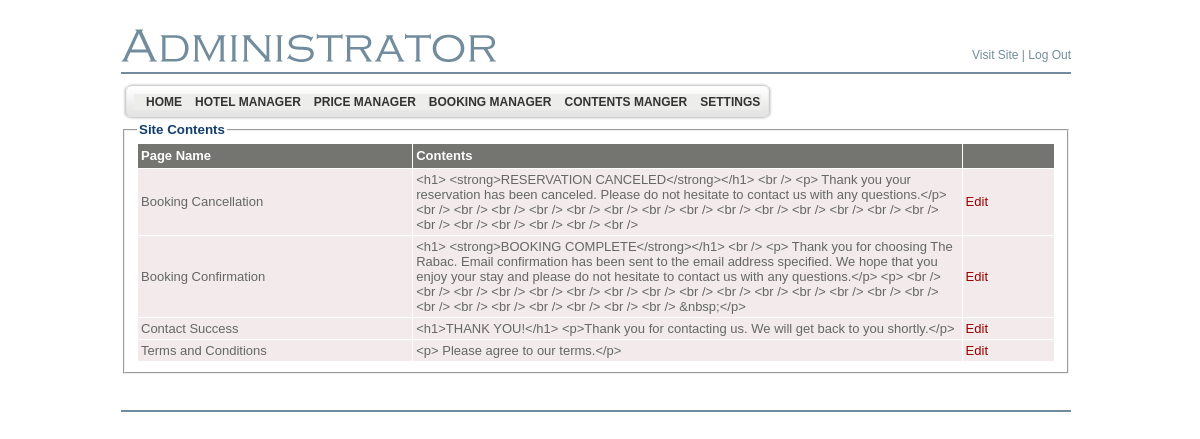
Screenshot of /LiculApartments/admin/contents_list.php (signed in) with the database file from the repository.
### tables this page shows
CREATE TABLE `bsi_adminmenu` (
  `id` int(4) NOT NULL auto_increment,
  `name` varchar(200) NOT NULL default '',
  `url` varchar(200) default NULL,
  `menu_desc` varchar(200) NOT NULL default '',
  `parent_id` int(4) default '0',
  `status` enum('Y','N') default 'Y',
  `ord` int(5) NOT NULL default '0',
  `privileges` int(11) NOT NULL,
  PRIMARY KEY  (`id`),
  UNIQUE KEY `kid` (`name`,`parent_id`)
);

CREATE TABLE `bsi_contents` (
  `id` int(10) unsigned NOT NULL auto_increment,
  `cont_title` varchar(200) NOT NULL default '',
  `contents_en` longtext,
  `contents_hr` longtext,
  `contents_de` longtext,
  `contents_it` longtext,
  `status` enum('Y','N') NOT NULL default 'Y',
  PRIMARY KEY  (`id`),
  UNIQUE KEY `cont_title` (`cont_title`)
);

CREATE TABLE `bsi_language` (
  `id` int(11) NOT NULL auto_increment,
  `language_name` varchar(255) NOT NULL,
  `language_code` varchar(4) NOT NULL,
  `language_file_name` varchar(255) NOT NULL,
  `is_active` tinyint(1) NOT NULL,
  `is_default` tinyint(1) NOT NULL,
  `display_order` int(11) NOT NULL,
  PRIMARY KEY  (`id`),
  UNIQUE KEY `UNQ_lang_cd` (`language_code`)
);

### LiculApartments/includes/Content.class.php (called while the page is built, shortened)
<?php
class Content
{
    public static function fetchFromParameters($params)
    {
		$content = new Content();
		if (isset($params['id']) && is_numeric($params['id']))
		{
		    $content->id = intval($params['id']);
		}
    	if (isset($params['cont_title']))
		{
		    $content->title = trim($params['cont_title']);
		}
		$content->contents = LocalizedText::fetchFromParameters($params, "contents_");
    	if (isset($params['status']))
		{
		    $content->isVisible = strtoupper(trim($params['status'])) == "Y";
		}
		return $content;
    }
	public static function fetchAllFromDb()
    {
    	$contents = array();
		$sql = "SELECT * FROM bsi_contents ORDER BY cont_title";
		$query = mysql_query($sql);
		while ($row = mysql_fetch_assoc($query))
		{
		    $contents[] = Content::fetchFromParameters($row);
		}
		return $contents;
    }
}

### LiculApartments/includes/SystemConfiguration.class.php (called while the page is built, shortened)
<?php
require_once ("KLogger.class.php");
require_once ("LocalizedText.class.php");
require_once ("Language.class.php");
require_once ("Content.class.php");
require_once ("Utilities.class.php");
$loggingDirectory = "./logs/";
$currentDirectory = getcwd();
if (Utilities::stringEndsWith($currentDirectory, "admin"))
{
	$loggingDirectory = "../logs/";
}
$logger = new KLogger($loggingDirectory, KLogger::INFO);
?>

### LiculApartments/includes/Utilities.class.php (called while the page is built, shortened)
<?php
class Utilities
{
	public static function stringEndsWith($string, $test)
	{
	    $strlen = strlen($string);
	    $testlen = strlen($test);
	    return substr_compare($string, $test, -$testlen) === 0;
	}
}
?>

### LiculApartments/includes/KLogger.class.php (called while the page is built, shortened)
<?php
	class KLogger
	{
		public function __construct( $filepath , $priority )
		{
			$this->log_file = $filepath . "log_" . date("Y_m_d") . ".log";
			$this->priority = $priority;
			return;
		}
		private function shouldLog($priority)
		{
			return false;
		}
	}
?>

### LiculApartments/includes/LocalizedText.class.php (called while the page is built, shortened)
<?php
class LocalizedText
{
	private $_textArray = array();
	public function getText($languageCode)
	{
		$languageCode = trim(strtolower($languageCode));
		if (isset($this->_textArray[$languageCode]))
		{
			return $this->_textArray[$languageCode];
		}
		return null;
	}
    public static function fetchFromParameters($params, $fieldPrefix)
    {
    	$localizedText = new LocalizedText($fieldPrefix);
    	foreach ($params as $key => $value)
        {
            if (preg_match('/' . $fieldPrefix . '[A-Za-z]{2}/', $key))
            {
                $languageCode = substr($key, -2);
                $localizedText->_textArray[$languageCode] = trim($value);
            }
        }
        return $localizedText;
    }
}

### LiculApartments/includes/Language.class.php (called while the page is built, shortened)
<?php
class Language
{
	public static function fetchFromParameters($params)
	{
		$language = new Language();
		if (isset($params['id']) && is_numeric($params['id']))
		{
			$language->id = intval($params['id']);
		}
		if (isset($params['language_name']))
		{
			$language->languageName = $params['language_name'];
		}
		if (isset($params['language_code']))
		{
			$language->languageCode = $params['language_code'];
		}
		if (isset($params['language_file_name']))
		{
			$language->fileName = $params['language_file_name'];
		}
		if (isset($params['is_active']))
		{
			$language->isActive = intval($params['is_active']) == 1;
		}
		if (isset($params['is_default']))
		{
			$language->isDefault = intval($params['is_default']) == 1;
		}
		if (isset($params['display_order']))
		{
			$language->displayOrder = intval($params['display_order']);
		}
		return $language;
	}
	public static function fetchDefaultLangauge()
	{
		$language = null;
		$sql = "SELECT * FROM bsi_language WHERE is_default = 1";
		$query = mysql_query($sql);
		if ($row = mysql_fetch_assoc($query))
		{
			$language = Language::fetchFromParameters($row);
		}
		return $language;
	}
}

### LiculApartments/admin/contents_list.php (the view, shortened to what this page needs)
<?php
require_once ("../includes/SystemConfiguration.class.php");
$contents = Content::fetchAllFromDb();
$defaultLanguage = Language::fetchDefaultLangauge();
include ("header.php");
?>
</td>
  </tr>
  <tr>
    <td valign="top" >
    <fieldset>
	    <legend class="TitleBlue11pt">Site Contents</legend>
	    	<table width="100%" cellspacing="1" border="0" cellpadding="3">
				<tr bgcolor="#747471">
					<td scope="col" align="left" width="30%"><b><font color="white"
						face="Verdana, Arial, Helvetica, sans-serif" size="2">Page Name</font></b>
					</td>
					<td scope="col" align="left" width="60%"><b><font color="white"
						face="Verdana, Arial, Helvetica, sans-serif" size="2">Contents</font></b>
					</td>
					<td scope="col" class="bodytext_h" width="10%">&nbsp;</td>
				</tr>
			<?php
					foreach ($contents as $content)
					{
						echo '<tr class="odd" bgcolor="#f2eaeb">' . "\n";
						echo '	<td align="left"><font color="#666666" face="Verdana, Arial, Helvetica, sans-serif" size="2">' . htmlentities($content->title) . '</font></td>' . "\n";
						echo '	<td align="left"><font color="#666666" face="Verdana, Arial, Helvetica, sans-serif" size="2">' . htmlentities($content->contents->getText($defaultLanguage->languageCode)) . '</font></td>' . "\n";
						echo '	<td align="left"><font color="#666666" face="Verdana, Arial, Helvetica, sans-serif" size="2">';
						echo '<a href="content_editor.php?id=' . $content->id . '" style="text-decoration:none"><font color="#990000"  face="Verdana, Arial, Helvetica, sans-serif" size="2" >Edit</font></a></td>' . "\n";
						echo "</tr>\n";	;
					}
			?>
			</table>
    </fieldset>
    </td>
  </tr>
  <?php include("footer.php"); ?>
</table>
</body>
</html>

### LiculApartments/admin/header.php (shortened to what this page needs)
<!DOCTYPE html PUBLIC "-//W3C//DTD XHTML 1.0 Transitional//EN" "http://www.w3.org/TR/xhtml1/DTD/xhtml1-transitional.dtd">
<html xmlns="http://www.w3.org/1999/xhtml">
<head>
	<link href="style.css" rel="stylesheet" type="text/css" />
	<link href="style1.css" rel="stylesheet" type="text/css">
</head>
<body>
<table align="center" width="950" border="0" cellspacing="0"
	cellpadding="0">
	<tr>
		<td width="366">&nbsp;</td>
		<td width="584">&nbsp;</td>
	</tr>
	<tr>
		<td align="left" valign="bottom"><img src="images/adminis.gif" alt="" /></td>
		<td align="right" valign="bottom" class="bodyMenutext8pt"><a
			href="../index.php" target="_blank" class="bodyMenutext8pt">Visit
		Site</a> | <a href="logout.php" class="bodyMenutext8pt">Log Out</a></td>
	</tr>
	<tr>
		<td height="10"></td>
		<td></td>
	</tr>
	<tr>
		<td colspan="2" height="2" bgcolor="#718d9d"></td>
	</tr>
</table>
<table align="center" width="950" border="0" cellspacing="0" cellpadding="0">
	<tr>
		<td height="8"></td>
	</tr>
	<tr>
		<td align="left">
		<table border="0" style="background-image: url(images/menu_tile.gif);"
			cellspacing="0" cellpadding="0">
			<tr>
				<td><img src="images/menubar_left.gif" alt="" width="13" height="40" /></td>
				<td align="left" class="bodytext8pt">
				<div class="sample1">
				<div class="horz_menu">
<?php
$sql_parent = mysql_query("select * from bsi_adminmenu where parent_id=0 and status='Y' order by ord");
while ($row_parent = mysql_fetch_array($sql_parent))
{
	echo "<a id=\"" . $row_parent[0] . "\"      href=\"" . $row_parent[2] . "\">&nbsp;&nbsp;&nbsp;" . $row_parent[1] . "</a>";
}
?>
<br clear="both" />
				</div>
</div>
				</td>
				<td><img src="images/menubar_right.gif" alt="" width="13"
					height="40" /></td>
			</tr>
		</table>

### LiculApartments/admin/style.css (style rules this page uses)
.bodytext8pt { color: #000000; font-family: 'Tahoma', 'Arial', 'Verdana'; font-size: 8pt; font-weight: normal; margin: 0; line-height: 120% }
.TitleBlue11pt { color: #113E6D; font-family: 'Trebuchet MS', 'Tahoma', 'Arial', 'Verdana'; font-size: 10pt; font-weight: bold; margin: 0; }
.bodyMenutext8pt { color: #718d9d; font-family: 'Verdana', 'Tahoma', 'Arial'; font-size: 12px; font-weight: normal; margin: 0; }
a.bodyMenutext8pt { color: #718d9d; font-weight: normal; text-decoration: none }
body { margin-top: 00; margin-bottom: 0; margin-left: 0; background-color: #FFFFFF; background-repeat: repeat-x; background-position; 0 0 }
a:link { text-decoration:none; font-color: #990000; font-family: Verdana, Arial, Helvetica, sans-serif; font-size: 2; }

### LiculApartments/admin/style1.css (style rules this page uses)
div.horz_menu a { display: block; float: left; }
div.sample1 div.horz_menu a, div.sample1 div.vert_menu a { padding: 1px 0px 1px 0px; background:#ededec; width:inherit; padding:2px; text-decoration: none; font-family:Arial, Helvetica, sans-serif; font-weight: 900; font-size: 12px; color: #333333; }
div.sample1 div.horz_menu a { margin-right: -1px; width:auto; }
a:link { text-decoration:none; font-color: #990000; font-family: Verdana, Arial, Helvetica, sans-serif; font-size: 2; }

### rows the page displays
bsi_adminmenu: name "HOME"
bsi_adminmenu: name "HOTEL MANAGER"
bsi_adminmenu: name "PRICE MANAGER"
bsi_adminmenu: name "BOOKING MANAGER"
bsi_adminmenu: name "CONTENTS MANGER"
bsi_adminmenu: name "SETTINGS"
bsi_contents: cont_title "Booking Cancellation"
bsi_language: language_code "<h1> <strong>RESERVATION CANCELED</strong></h1> <br /> <p> Thank you your reservation has been canceled. Please do not hesitate to contact us with any questions.</p> <br /> <br /> <br /> <br /> <br /> <br /> <br /> <br /> <br /> <br /> <br /> <br /> <br /> <br /> <br /> <br /> <br /> <br /> <br /> <br />", language_code "<h1> <strong>BOOKING COMPLETE</strong></h1> <br /> <p> Thank you for choosing The Rabac. Email confirmation has been sent to the email address specified. We hope that you enjoy your stay and please do not hesitate to contact us with any questions.</p> <p> <br /> <br /> <br /> <br /> <br /> <br /> <br /> <br /> <br /> <br /> <br /> <br /> <br /> <br /> <br /> <br /> <br /> <br /> <br /> <br /> <br /> <br /> &nbsp;</p>", language_code "<h1>THANK YOU!</h1> <p>Thank you for contacting us. We will get back to you shortly.</p>", language_code.contents_en "<p> Please agree to our terms.</p>"
bsi_contents: cont_title "Booking Confirmation"
bsi_contents: cont_title "Contact Success"
bsi_contents: cont_title "Terms and Conditions"
